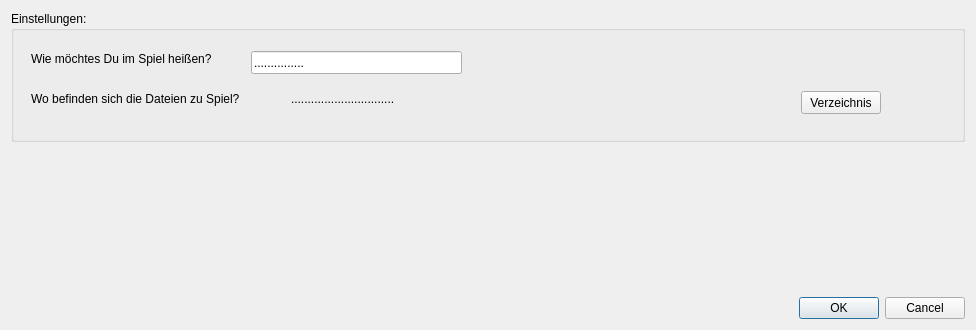
<?xml version="1.0" encoding="UTF-8"?>
<ui version="4.0">
 <class>Dialog</class>
 <widget class="QDialog" name="Dialog">
  <property name="geometry">
   <rect>
    <x>0</x>
    <y>0</y>
    <width>976</width>
    <height>330</height>
   </rect>
  </property>
  <property name="windowTitle">
   <string>Dialog</string>
  </property>
  <layout class="QVBoxLayout" name="verticalLayout">
   <item>
    <widget class="QGroupBox" name="groupBox">
     <property name="minimumSize">
      <size>
       <width>0</width>
       <height>131</height>
      </size>
     </property>
     <property name="title">
      <string>Einstellungen:</string>
     </property>
     <widget class="QLabel" name="label_2">
      <property name="geometry">
       <rect>
        <x>20</x>
        <y>40</y>
        <width>221</width>
        <height>16</height>
       </rect>
      </property>
      <property name="text">
       <string>Wie möchtes Du im Spiel heißen?</string>
      </property>
      <property name="textFormat">
       <enum>Qt::AutoText</enum>
      </property>
     </widget>
     <widget class="QLineEdit" name="lineEditUser">
      <property name="geometry">
       <rect>
        <x>240</x>
        <y>40</y>
        <width>211</width>
        <height>23</height>
       </rect>
      </property>
      <property name="text">
       <string>...............</string>
      </property>
     </widget>
     <widget class="QLabel" name="label_3">
      <property name="geometry">
       <rect>
        <x>20</x>
        <y>80</y>
        <width>261</width>
        <height>16</height>
       </rect>
      </property>
      <property name="text">
       <string>Wo befinden sich die Dateien zu Spiel?</string>
      </property>
      <property name="textFormat">
       <enum>Qt::AutoText</enum>
      </property>
     </widget>
     <widget class="QLabel" name="labelVerzeichnisImSpiel">
      <property name="geometry">
       <rect>
        <x>280</x>
        <y>80</y>
        <width>491</width>
        <height>16</height>
       </rect>
      </property>
      <property name="text">
       <string>...............................</string>
      </property>
      <property name="textFormat">
       <enum>Qt::AutoText</enum>
      </property>
     </widget>
     <widget class="QPushButton" name="pushButtonVerzeichnis">
      <property name="geometry">
       <rect>
        <x>790</x>
        <y>80</y>
        <width>80</width>
        <height>23</height>
       </rect>
      </property>
      <property name="text">
       <string>Verzeichnis</string>
      </property>
      <property name="checkable">
       <bool>false</bool>
      </property>
     </widget>
    </widget>
   </item>
   <item>
    <spacer name="verticalSpacer">
     <property name="orientation">
      <enum>Qt::Vertical</enum>
     </property>
     <property name="sizeHint" stdset="0">
      <size>
       <width>20</width>
       <height>142</height>
      </size>
     </property>
    </spacer>
   </item>
   <item>
    <widget class="QDialogButtonBox" name="buttonBox">
     <property name="orientation">
      <enum>Qt::Horizontal</enum>
     </property>
     <property name="standardButtons">
      <set>QDialogButtonBox::Cancel|QDialogButtonBox::Ok</set>
     </property>
    </widget>
   </item>
  </layout>
 </widget>
 <resources/>
 <connections>
  <connection>
   <sender>buttonBox</sender>
   <signal>accepted()</signal>
   <receiver>Dialog</receiver>
   <slot>accept()</slot>
   <hints>
    <hint type="sourcelabel">
     <x>248</x>
     <y>254</y>
    </hint>
    <hint type="destinationlabel">
     <x>157</x>
     <y>274</y>
    </hint>
   </hints>
  </connection>
  <connection>
   <sender>buttonBox</sender>
   <signal>rejected()</signal>
   <receiver>Dialog</receiver>
   <slot>reject()</slot>
   <hints>
    <hint type="sourcelabel">
     <x>316</x>
     <y>260</y>
    </hint>
    <hint type="destinationlabel">
     <x>286</x>
     <y>274</y>
    </hint>
   </hints>
  </connection>
 </connections>
</ui>
